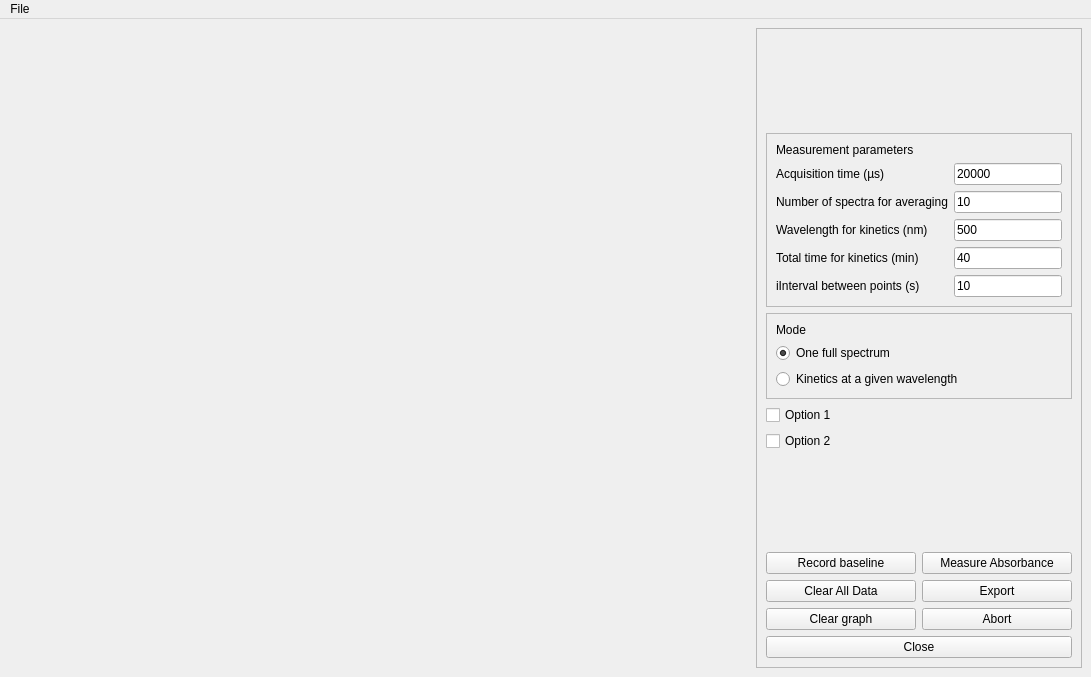
<?xml version="1.0" encoding="UTF-8"?>
<ui version="4.0">
 <class>MplMainWindow</class>
 <widget class="QMainWindow" name="MplMainWindow">
  <property name="geometry">
   <rect>
    <x>0</x>
    <y>0</y>
    <width>1091</width>
    <height>677</height>
   </rect>
  </property>
  <property name="sizePolicy">
   <sizepolicy hsizetype="Fixed" vsizetype="Preferred">
    <horstretch>0</horstretch>
    <verstretch>0</verstretch>
   </sizepolicy>
  </property>
  <property name="windowTitle">
   <string>The Wonderful PPC Spectrometer</string>
  </property>
  <widget class="QWidget" name="centralwidget">
   <layout class="QHBoxLayout" name="horizontalLayout_2">
    <item>
     <layout class="QVBoxLayout" name="verticalLayout_2">
      <item>
       <layout class="QHBoxLayout" name="horizontalLayout">
        <item>
         <widget class="MplWidget" name="mpl" native="true"/>
        </item>
        <item>
         <widget class="QFrame" name="frame">
          <property name="sizePolicy">
           <sizepolicy hsizetype="Fixed" vsizetype="Preferred">
            <horstretch>0</horstretch>
            <verstretch>0</verstretch>
           </sizepolicy>
          </property>
          <property name="frameShape">
           <enum>QFrame::StyledPanel</enum>
          </property>
          <property name="frameShadow">
           <enum>QFrame::Raised</enum>
          </property>
          <layout class="QVBoxLayout" name="verticalLayout">
           <item>
            <spacer name="verticalSpacer_2">
             <property name="orientation">
              <enum>Qt::Vertical</enum>
             </property>
             <property name="sizeHint" stdset="0">
              <size>
               <width>20</width>
               <height>40</height>
              </size>
             </property>
            </spacer>
           </item>
           <item>
            <widget class="QFrame" name="frame_3">
             <property name="frameShape">
              <enum>QFrame::StyledPanel</enum>
             </property>
             <property name="frameShadow">
              <enum>QFrame::Raised</enum>
             </property>
             <layout class="QVBoxLayout" name="verticalLayout_4">
              <item>
               <widget class="QLabel" name="label_5">
                <property name="text">
                 <string>Measurement parameters</string>
                </property>
               </widget>
              </item>
              <item>
               <layout class="QFormLayout" name="formLayout">
                <property name="fieldGrowthPolicy">
                 <enum>QFormLayout::ExpandingFieldsGrow</enum>
                </property>
                <item row="0" column="0">
                 <widget class="QLabel" name="label">
                  <property name="text">
                   <string>Acquisition time (µs)</string>
                  </property>
                 </widget>
                </item>
                <item row="0" column="1">
                 <widget class="QLineEdit" name="lineEdit_acquisitionTime">
                  <property name="text">
                   <string>20000</string>
                  </property>
                 </widget>
                </item>
                <item row="2" column="0">
                 <widget class="QLabel" name="label_2">
                  <property name="text">
                   <string>Wavelength for kinetics (nm)</string>
                  </property>
                 </widget>
                </item>
                <item row="3" column="0">
                 <widget class="QLabel" name="label_3">
                  <property name="text">
                   <string>Total time for kinetics (min)</string>
                  </property>
                 </widget>
                </item>
                <item row="3" column="1">
                 <widget class="QLineEdit" name="lineEdit_totalTime">
                  <property name="text">
                   <string>40</string>
                  </property>
                 </widget>
                </item>
                <item row="2" column="1">
                 <widget class="QLineEdit" name="lineEdit_wavelength">
                  <property name="text">
                   <string>500</string>
                  </property>
                 </widget>
                </item>
                <item row="1" column="0">
                 <widget class="QLabel" name="label_7">
                  <property name="text">
                   <string>Number of spectra for averaging</string>
                  </property>
                 </widget>
                </item>
                <item row="1" column="1">
                 <widget class="QLineEdit" name="lineEdit_numberForAverage">
                  <property name="text">
                   <string>10</string>
                  </property>
                 </widget>
                </item>
                <item row="4" column="0">
                 <widget class="QLabel" name="label_4">
                  <property name="text">
                   <string>iInterval between points (s)</string>
                  </property>
                 </widget>
                </item>
                <item row="4" column="1">
                 <widget class="QLineEdit" name="lineEdit_dt">
                  <property name="text">
                   <string>10</string>
                  </property>
                 </widget>
                </item>
               </layout>
              </item>
             </layout>
            </widget>
           </item>
           <item>
            <widget class="QFrame" name="frame_2">
             <property name="frameShape">
              <enum>QFrame::StyledPanel</enum>
             </property>
             <property name="frameShadow">
              <enum>QFrame::Raised</enum>
             </property>
             <layout class="QVBoxLayout" name="verticalLayout_3">
              <item>
               <widget class="QLabel" name="label_6">
                <property name="text">
                 <string>Mode</string>
                </property>
               </widget>
              </item>
              <item>
               <widget class="QRadioButton" name="radioButton_oneSpectrum">
                <property name="text">
                 <string>One full spectrum</string>
                </property>
                <property name="checked">
                 <bool>true</bool>
                </property>
               </widget>
              </item>
              <item>
               <widget class="QRadioButton" name="radioButton_kinetics">
                <property name="text">
                 <string>Kinetics at a given wavelength</string>
                </property>
               </widget>
              </item>
             </layout>
            </widget>
           </item>
           <item>
            <widget class="QCheckBox" name="checkBox_option1">
             <property name="text">
              <string>Option 1</string>
             </property>
            </widget>
           </item>
           <item>
            <widget class="QCheckBox" name="checkBox_option2">
             <property name="text">
              <string>Option 2</string>
             </property>
            </widget>
           </item>
           <item>
            <spacer name="verticalSpacer">
             <property name="orientation">
              <enum>Qt::Vertical</enum>
             </property>
             <property name="sizeHint" stdset="0">
              <size>
               <width>20</width>
               <height>40</height>
              </size>
             </property>
            </spacer>
           </item>
           <item>
            <layout class="QGridLayout" name="gridLayout">
             <item row="0" column="0">
              <widget class="QPushButton" name="pushButton_recordBaseline">
               <property name="text">
                <string>Record baseline</string>
               </property>
              </widget>
             </item>
             <item row="0" column="1">
              <widget class="QPushButton" name="pushButton_measureAbsorbance">
               <property name="text">
                <string>Measure Absorbance</string>
               </property>
              </widget>
             </item>
             <item row="1" column="0">
              <widget class="QPushButton" name="pushButton_clearData">
               <property name="text">
                <string>Clear All Data</string>
               </property>
              </widget>
             </item>
             <item row="1" column="1">
              <widget class="QPushButton" name="pushButton_export">
               <property name="text">
                <string>Export</string>
               </property>
              </widget>
             </item>
             <item row="2" column="0">
              <widget class="QPushButton" name="pushButton_clear">
               <property name="text">
                <string>Clear graph</string>
               </property>
              </widget>
             </item>
             <item row="2" column="1">
              <widget class="QPushButton" name="pushButton">
               <property name="text">
                <string>Abort</string>
               </property>
              </widget>
             </item>
            </layout>
           </item>
           <item>
            <widget class="QPushButton" name="pushButton_close">
             <property name="text">
              <string>Close</string>
             </property>
            </widget>
           </item>
          </layout>
         </widget>
        </item>
       </layout>
      </item>
     </layout>
    </item>
   </layout>
  </widget>
  <widget class="QMenuBar" name="menubar">
   <property name="geometry">
    <rect>
     <x>0</x>
     <y>0</y>
     <width>1091</width>
     <height>24</height>
    </rect>
   </property>
   <widget class="QMenu" name="menuFile">
    <property name="title">
     <string>File</string>
    </property>
    <addaction name="actionExport"/>
   </widget>
   <addaction name="menuFile"/>
  </widget>
  <action name="actionExport">
   <property name="text">
    <string>Export</string>
   </property>
  </action>
 </widget>
 <customwidgets>
  <customwidget>
   <class>MplWidget</class>
   <extends>QWidget</extends>
   <header>mplwidget</header>
   <container>1</container>
  </customwidget>
 </customwidgets>
 <resources/>
 <connections>
  <connection>
   <sender>pushButton_close</sender>
   <signal>clicked()</signal>
   <receiver>MplMainWindow</receiver>
   <slot>close()</slot>
   <hints>
    <hint type="sourcelabel">
     <x>1063</x>
     <y>640</y>
    </hint>
    <hint type="destinationlabel">
     <x>411</x>
     <y>429</y>
    </hint>
   </hints>
  </connection>
  <connection>
   <sender>pushButton_recordBaseline</sender>
   <signal>clicked()</signal>
   <receiver>MplMainWindow</receiver>
   <slot>recordBaseline()</slot>
   <hints>
    <hint type="sourcelabel">
     <x>882</x>
     <y>547</y>
    </hint>
    <hint type="destinationlabel">
     <x>325</x>
     <y>430</y>
    </hint>
   </hints>
  </connection>
  <connection>
   <sender>pushButton_measureAbsorbance</sender>
   <signal>clicked()</signal>
   <receiver>MplMainWindow</receiver>
   <slot>measureAbsorbance()</slot>
   <hints>
    <hint type="sourcelabel">
     <x>1063</x>
     <y>547</y>
    </hint>
    <hint type="destinationlabel">
     <x>689</x>
     <y>335</y>
    </hint>
   </hints>
  </connection>
  <connection>
   <sender>pushButton_clearData</sender>
   <signal>clicked()</signal>
   <receiver>MplMainWindow</receiver>
   <slot>clearAllData()</slot>
   <hints>
    <hint type="sourcelabel">
     <x>882</x>
     <y>581</y>
    </hint>
    <hint type="destinationlabel">
     <x>152</x>
     <y>430</y>
    </hint>
   </hints>
  </connection>
  <connection>
   <sender>pushButton_clear</sender>
   <signal>clicked()</signal>
   <receiver>MplMainWindow</receiver>
   <slot>clear()</slot>
   <hints>
    <hint type="sourcelabel">
     <x>882</x>
     <y>615</y>
    </hint>
    <hint type="destinationlabel">
     <x>633</x>
     <y>428</y>
    </hint>
   </hints>
  </connection>
  <connection>
   <sender>actionExport</sender>
   <signal>triggered()</signal>
   <receiver>MplMainWindow</receiver>
   <slot>export()</slot>
   <hints>
    <hint type="sourcelabel">
     <x>-1</x>
     <y>-1</y>
    </hint>
    <hint type="destinationlabel">
     <x>510</x>
     <y>294</y>
    </hint>
   </hints>
  </connection>
  <connection>
   <sender>pushButton_export</sender>
   <signal>clicked()</signal>
   <receiver>MplMainWindow</receiver>
   <slot>export()</slot>
   <hints>
    <hint type="sourcelabel">
     <x>1063</x>
     <y>581</y>
    </hint>
    <hint type="destinationlabel">
     <x>1084</x>
     <y>519</y>
    </hint>
   </hints>
  </connection>
  <connection>
   <sender>pushButton</sender>
   <signal>clicked()</signal>
   <receiver>MplMainWindow</receiver>
   <slot>Abort()</slot>
   <hints>
    <hint type="sourcelabel">
     <x>989</x>
     <y>599</y>
    </hint>
    <hint type="destinationlabel">
     <x>1087</x>
     <y>474</y>
    </hint>
   </hints>
  </connection>
 </connections>
 <slots>
  <slot>recordBaseline()</slot>
  <slot>measureAbsorbance()</slot>
  <slot>export()</slot>
  <slot>clearGraph()</slot>
  <slot>clearAllData()</slot>
  <slot>Abort()</slot>
 </slots>
</ui>
